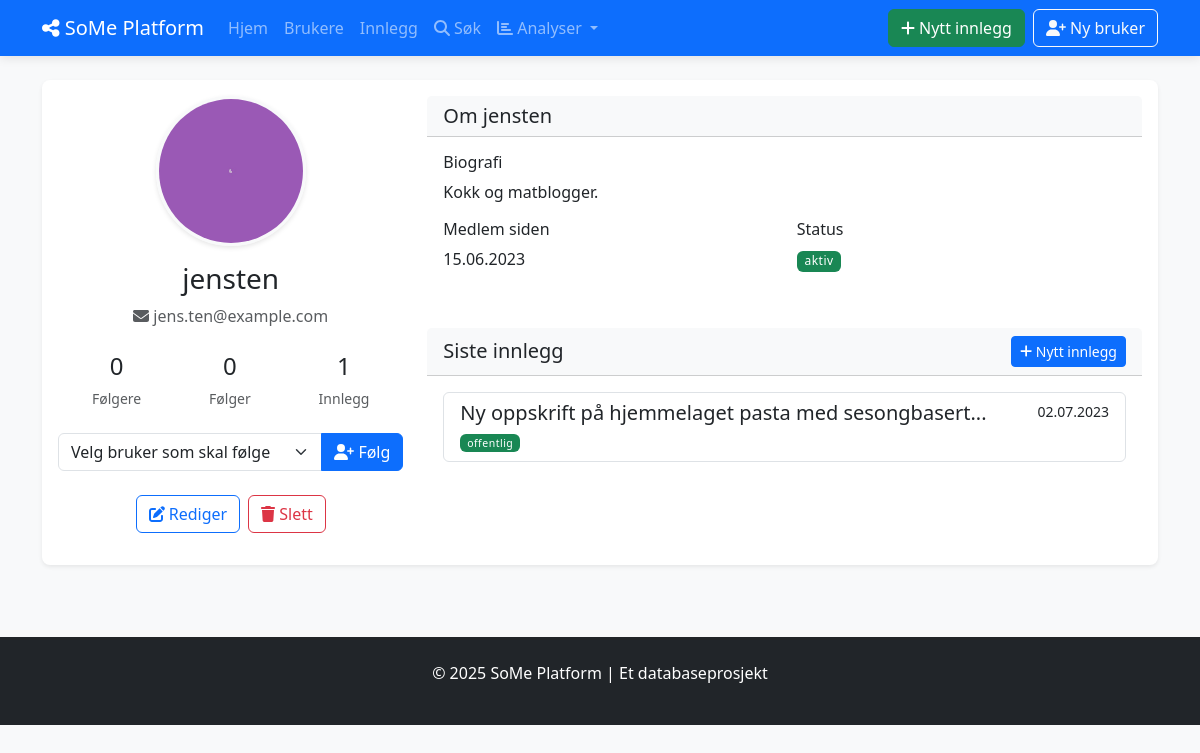
The app's page /users/28 with its own data.
### tables this page shows
CREATE TABLE BRUKERE (
            bruker_id INTEGER PRIMARY KEY AUTOINCREMENT,
            brukernavn TEXT NOT NULL UNIQUE,
            epost TEXT NOT NULL UNIQUE,
            passord_hash TEXT NOT NULL,
            profilbilde TEXT,
            bio TEXT,
            registrerings_dato DATE NOT NULL DEFAULT CURRENT_DATE,
            fødselsdato DATE,
            status TEXT DEFAULT 'aktiv'
        );

CREATE TABLE INNLEGG (
            innlegg_id INTEGER PRIMARY KEY AUTOINCREMENT,
            innhold TEXT NOT NULL,
            opprettet_dato DATETIME NOT NULL DEFAULT CURRENT_TIMESTAMP,
            oppdatert_dato DATETIME DEFAULT CURRENT_TIMESTAMP,
            synlighet TEXT NOT NULL DEFAULT 'offentlig',
            bruker_id INTEGER NOT NULL,
            FOREIGN KEY (bruker_id) REFERENCES BRUKERE(bruker_id) ON DELETE CASCADE
        );

### social_media_app/app.py (the view)
@app.route('/users/<int:user_id>')
def view_user(user_id):
    with Database() as db:
        user = db.fetchone("SELECT * FROM BRUKERE WHERE bruker_id = ?", (user_id,))
        if user:
            user = format_date_fields(user, ['registrerings_dato', 'fødselsdato'])
            posts = db.fetchall("SELECT * FROM INNLEGG WHERE bruker_id = ? ORDER BY opprettet_dato DESC", (user_id,))
            posts = [format_date_fields(post, ['opprettet_dato', 'oppdatert_dato']) for post in posts]
            followers = db.fetchone("SELECT COUNT(*) as count FROM FØLGER WHERE følger_bruker_id = ? AND status = 'aktiv'", (user_id,))
            following = db.fetchone("SELECT COUNT(*) as count FROM FØLGER WHERE følger_id = ? AND status = 'aktiv'", (user_id,))
            all_users = db.fetchall("SELECT bruker_id, brukernavn FROM BRUKERE WHERE status = 'aktiv'")
            return render_template('users/view.html', user=user, posts=posts,
                                followers=followers['count'] if followers else 0,
                                following=following['count'] if following else 0,
                                all_users=all_users)
    flash('User not found', 'danger')
    return redirect(url_for('list_users'))

### social_media_app/app.py (called while the page is built)
def format_date_fields(item, date_fields=None):
    if not item:
        return None
    if not isinstance(item, dict):
        item = dict(item)
    if date_fields:
        for field in date_fields:
            if field in item and item[field] and isinstance(item[field], str):
                try:
                    item[field] = datetime.strptime(item[field], '%Y-%m-%d %H:%M:%S')
                except (ValueError, TypeError):
                    try:
                        item[field] = datetime.strptime(item[field], '%Y-%m-%d')
                    except (ValueError, TypeError):
                        pass  # Keep original if parsing fails
    return item

### social_media_app/db_config.py (called while the page is built)
    def __enter__(self):
        return self

    def __exit__(self, exc_type, exc_val, exc_tb):
        self.cursor.close()
        if self.conn:
            self.conn.close()

    def fetchall(self, sql, params=None):
        self.cursor.execute(sql, params or ())
        return self.cursor.fetchall()

    def fetchone(self, sql, params=None):
        self.cursor.execute(sql, params or ())
        return self.cursor.fetchone()

### social_media_app/templates/users/view.html (shortened to what this page needs)
{% extends "base.html" %}
{% block content %}
<div class="card shadow-sm mb-4">
    <div class="card-body">
        <div class="row">
            <div class="col-md-4 text-center">
                <div class="mb-3">
                    {% if user.profilbilde %}
                        <img src="{{ url_for('static', filename='uploads/' + user.profilbilde) }}"
                             alt="{{ user.brukernavn }}" class="rounded-circle img-fluid profile-image" width="150" height="150">
                    {% else %}
                        <div class="rounded-circle bg-secondary d-flex align-items-center justify-content-center mx-auto profile-placeholder">
                            <i class="fas fa-user fa-4x text-white"></i>
                        </div>
                    {% endif %}
                </div>
                <h2 class="h3">{{ user.brukernavn }}</h2>
                <p class="text-muted">
                    <i class="fas fa-envelope"></i> {{ user.epost }}
                </p>
                <div class="d-flex justify-content-around my-4">
                    <div class="text-center">
                        <div class="h4">{{ followers }}</div>
                        <div class="small text-muted">Følgere</div>
                    </div>
                    <div class="text-center">
                        <div class="h4">{{ following }}</div>
                        <div class="small text-muted">Følger</div>
                    </div>
                    <div class="text-center">
                        <div class="h4">{{ posts|length }}</div>
                        <div class="small text-muted">Innlegg</div>
                    </div>
                </div>
                <div class="mb-4">
                    <form action="{{ url_for('follow_user', user_id=user.bruker_id) }}" method="post">
                        <div class="input-group">
                            <select name="follower_id" class="form-select">
                                <option value="" selected disabled>Velg bruker som skal følge</option>
                            </select>
                            <button type="submit" class="btn btn-primary">
                                <i class="fas fa-user-plus"></i> Følg
                            </button>
                        </div>
                    </form>
                </div>
                <div class="d-flex justify-content-center gap-2 mb-3">
                    <a href="{{ url_for('show_edit_user', user_id=user.bruker_id) }}" class="btn btn-outline-primary">
                        <i class="fas fa-edit"></i> Rediger
                    </a>
                    <button type="button" class="btn btn-outline-danger" data-bs-toggle="modal" data-bs-target="#deleteUserModal">
                        <i class="fas fa-trash"></i> Slett
                    </button>
                </div>
            </div>
            <div class="col-md-8">
                <div class="card mb-4">
                    <div class="card-header bg-light">
                        <h3 class="h5 mb-0">Om {{ user.brukernavn }}</h3>
                    </div>
                    <div class="card-body">
                        <div class="mb-3">
                            <h4 class="h6">Biografi</h4>
                            <p>{{ user.bio or 'Ingen biografi lagt til.' }}</p>
                        </div>
                        <div class="row">
                            <div class="col-md-6">
                                <div class="mb-3">
                                    <h4 class="h6">Medlem siden</h4>
                                    <p>{{ user.registrerings_dato.strftime('%d.%m.%Y') }}</p>
                                </div>
                            </div>
                            <div class="col-md-6">
                                <div class="mb-3">
                                    <h4 class="h6">Status</h4>
                                    <p>
                                        <span class="badge {{ 'bg-success' if user.status == 'aktiv' else 'bg-secondary' }}">
                                            {{ user.status }}
                                        </span>
                                    </p>
                                </div>
                            </div>
                        </div>
                    </div>
                </div>
                <div class="card">
                    <div class="card-header bg-light d-flex justify-content-between align-items-center">
                        <h3 class="h5 mb-0">Siste innlegg</h3>
                        <a href="{{ url_for('show_create_post') }}" class="btn btn-sm btn-primary">
                            <i class="fas fa-plus"></i> Nytt innlegg
                        </a>
                    </div>
                    <div class="card-body">
                        {% if posts %}
                            <div class="list-group">
                                {% for post in posts %}
                                <a href="{{ url_for('view_post', post_id=post.innlegg_id) }}" class="list-group-item list-group-item-action">
                                    <div class="d-flex w-100 justify-content-between">
                                        <h5 class="mb-1 text-truncate text-truncate-custom">{{ post.innhold[:50] }}{% if post.innhold|length > 50 %}...{% endif %}</h5>
                                        <small>{{ post.opprettet_dato.strftime('%d.%m.%Y') }}</small>
                                    </div>
                                    <small class="text-muted">
                                        <span class="badge {{ 'bg-success' if post.synlighet == 'offentlig' else 'bg-warning' }}">
                                            {{ post.synlighet }}
                                        </span>
                                    </small>
                                </a>
                                {% endfor %}
                            </div>
                        {% else %}
                            <p class="text-center py-3 text-muted">Ingen innlegg å vise</p>
                        {% endif %}
                    </div>
                </div>
            </div>
        </div>
    </div>
</div>
{% endblock %}

### social_media_app/static/style.css (style rules this page uses)
body { background-color: #f8f9fa; min-height: 100vh; display: flex; flex-direction: column; }
.card { border-radius: 0.5rem; border: none; transition: transform 0.2s, box-shadow 0.2s; }
.card .rounded-circle { object-fit: cover; }
.badge { font-weight: 500; letter-spacing: 0.5px; }
.profile-image { width: 150px; height: 150px; object-fit: cover; border: 3px solid #f8f9fa; box-shadow: 0 2px 5px rgba(0, 0, 0, 0.1); }

### records on screen
BRUKERE: profilbilde (picture), brukernavn "jensten", epost "jens.ten@example.com", bio "Kokk og matblogger.", status "aktiv"
INNLEGG: innhold "Ny oppskrift på hjemmelaget pasta med sesongbasert", opprettet_dato "02.07.2023", synlighet "offentlig"

### other values on screen
{{ followers }} "0"
{{ following }} "0"
{{ posts|length }} "1"
{{ user.registrerings_dato.strftime('%d.%m.%Y') }} "15.06.2023"
